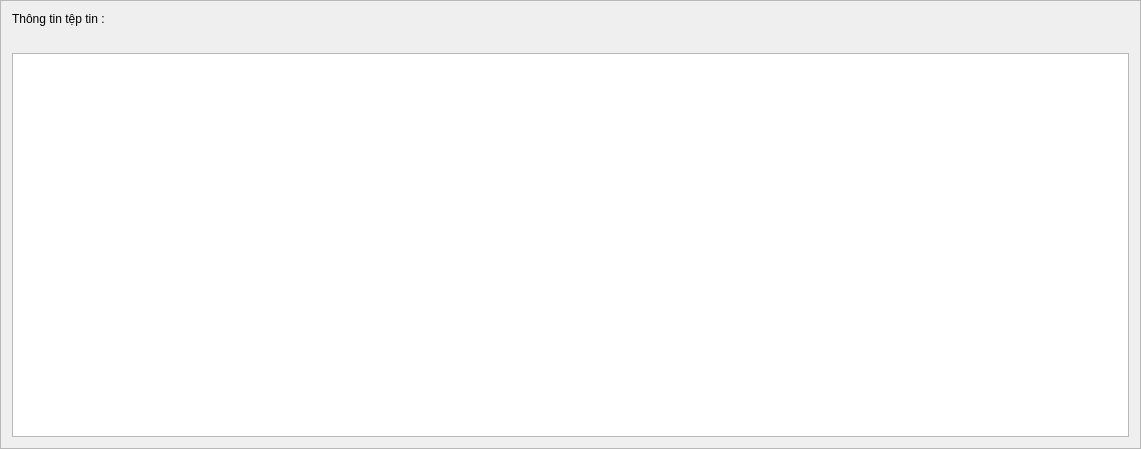
<?xml version="1.0" encoding="UTF-8"?>
<ui version="4.0">
 <class>File_Detail_Window</class>
 <widget class="QFrame" name="File_Detail_Window">
  <property name="geometry">
   <rect>
    <x>0</x>
    <y>0</y>
    <width>1141</width>
    <height>449</height>
   </rect>
  </property>
  <property name="windowTitle">
   <string>Xem chi tiết tệp tin</string>
  </property>
  <property name="frameShape">
   <enum>QFrame::StyledPanel</enum>
  </property>
  <property name="frameShadow">
   <enum>QFrame::Raised</enum>
  </property>
  <layout class="QGridLayout" name="gridLayout">
   <item row="0" column="0">
    <widget class="QLabel" name="label">
     <property name="font">
      <font>
       <pointsize>9</pointsize>
      </font>
     </property>
     <property name="text">
      <string>Thông tin tệp tin :</string>
     </property>
    </widget>
   </item>
   <item row="2" column="0" colspan="2">
    <widget class="QTextBrowser" name="file_infor_label">
     <property name="font">
      <font>
       <family>Courier New</family>
       <pointsize>16</pointsize>
      </font>
     </property>
    </widget>
   </item>
   <item row="1" column="0">
    <widget class="QLabel" name="file_path_label">
     <property name="font">
      <font>
       <pointsize>10</pointsize>
      </font>
     </property>
     <property name="text">
      <string/>
     </property>
    </widget>
   </item>
  </layout>
 </widget>
 <resources/>
 <connections/>
</ui>
